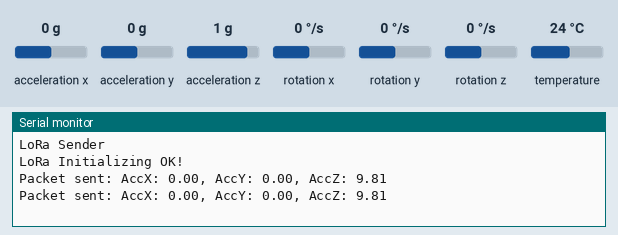
Recording of a sketch running on a simulated Arduino Uno, built with avr-gcc and run on an emulated ATmega328P. Parts: the last lines printed to the serial monitor. The test bench sets the inputs (shaded band); at power-on: acceleration x 0 g, acceleration y 0 g, acceleration z 1 g, rotation x 0 °/s, rotation y 0 °/s, rotation z 0 °/s, temperature 24 °C. No radio packets arrive unless stated.

Above: at 2.8 s.
2.9 s: acceleration x set to -1.4 g
At 5.1 s:
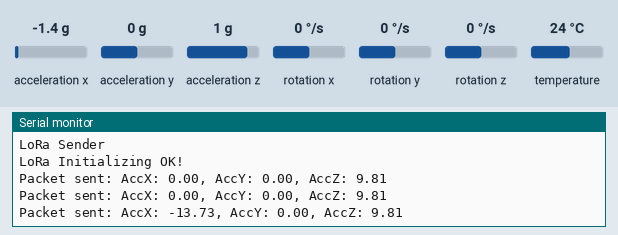
5.7 s: acceleration y set to -1.4 g
At 7.7 s:
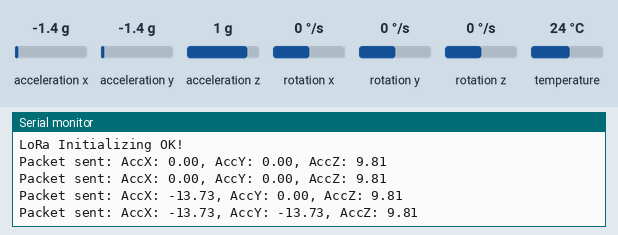
8.5 s: acceleration z set to -1.4 g
At 11.8 s:
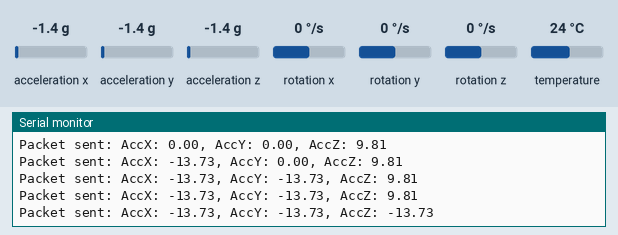

The sketch:

lora_mpu_tx.ino
```cpp
#include <SPI.h>
#include <LoRa.h>
#include <Adafruit_MPU6050.h>
#include <Adafruit_Sensor.h>
#include <Wire.h>

Adafruit_MPU6050 mpu;

void setup() {
  Serial.begin(9600);
  while (!Serial);

  Serial.println("LoRa Sender");

  if (!LoRa.begin(433E6)) {
    Serial.println("Starting LoRa failed!");
    while (1);
  }
  LoRa.setSyncWord(0xF3);
  LoRa.setTxPower(20);
  Serial.println("LoRa Initializing OK!");

  if (!mpu.begin()) {
    Serial.println("Failed to find MPU6050 chip");
    while (1);
  }
  mpu.setAccelerometerRange(MPU6050_RANGE_8_G);
}

void loop() {
  sensors_event_t a, g, temp;
  mpu.getEvent(&a, &g, &temp);

  // Read sensor data
  float accX = a.acceleration.x;
  float accY = a.acceleration.y;
  float accZ = a.acceleration.z;

  // Construct data packet
  String dataPacket = "AccX: " + String(accX) + ", AccY: " + String(accY) + ", AccZ: " + String(accZ);

  // Send packet
  LoRa.beginPacket();
  LoRa.print(dataPacket);
  LoRa.endPacket();

  Serial.println("Packet sent: " + dataPacket);

  delay(2000); // Delay between transmissions
}
```

Measured:
- after the input at 2.9 s, the serial monitor: prints a new line after 1.3 s (image 1)
- after the input at 5.7 s, the serial monitor: prints a new line after 0.57 s (image 2)
- after the input at 8.5 s, the serial monitor: prints a new line after 1.9 s (image 3)
